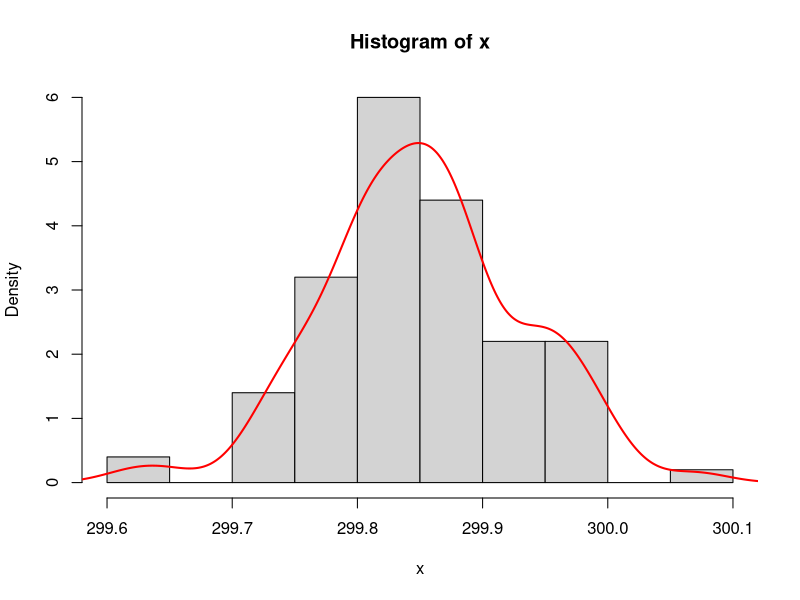

Source code (R):
## ---- chunk 1
library(knitr)
opts_chunk$set(tidy.opts = list(width.cutoff = 80), tidy = TRUE)
## ---- chunk 2
x <- as.numeric(read.delim2("Michelso.dat.txt")[[1]])
hist(x,freq=F,nclass=10)
kde <- density(x,bw="SJ")
lines(kde$x, kde$y,col="red",lwd=2)
